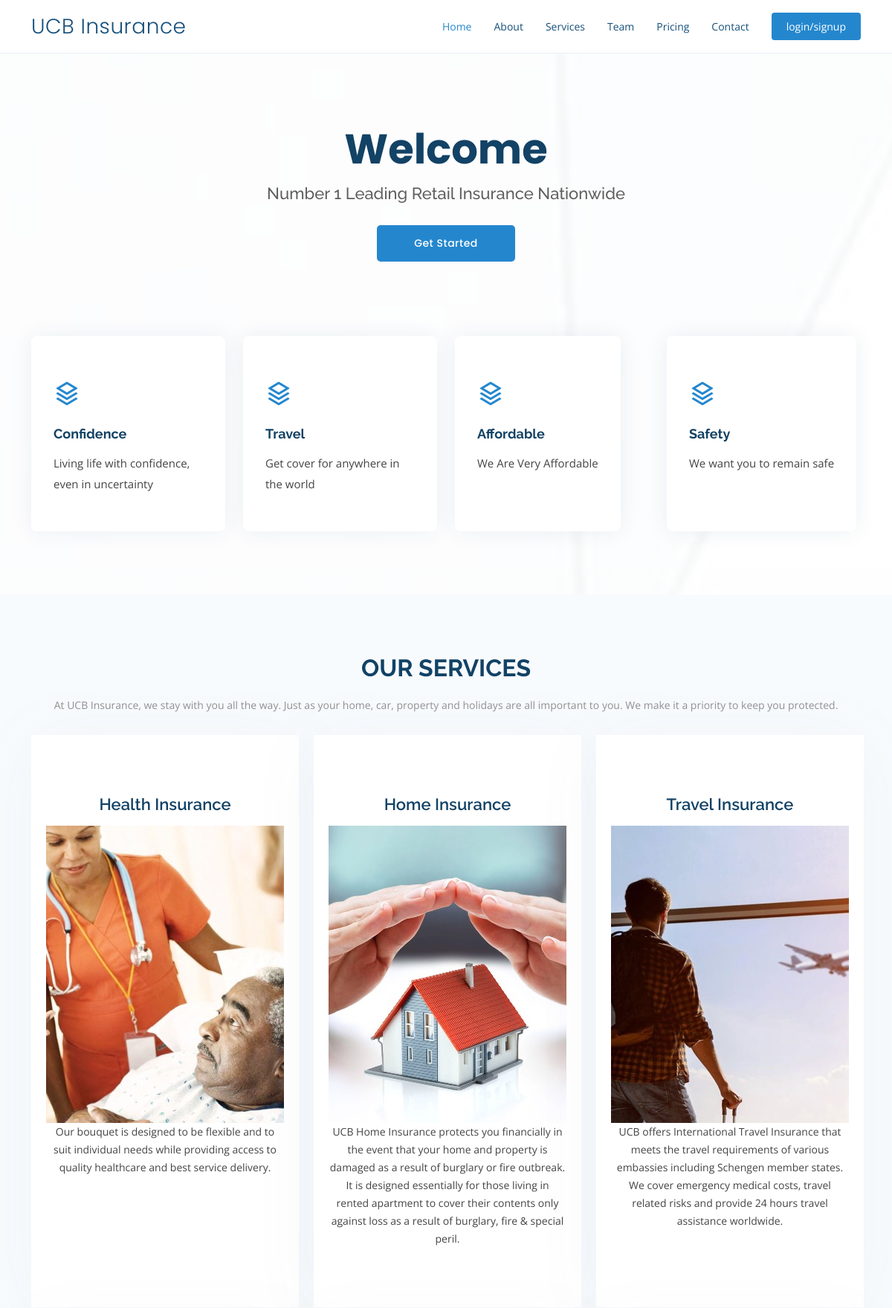
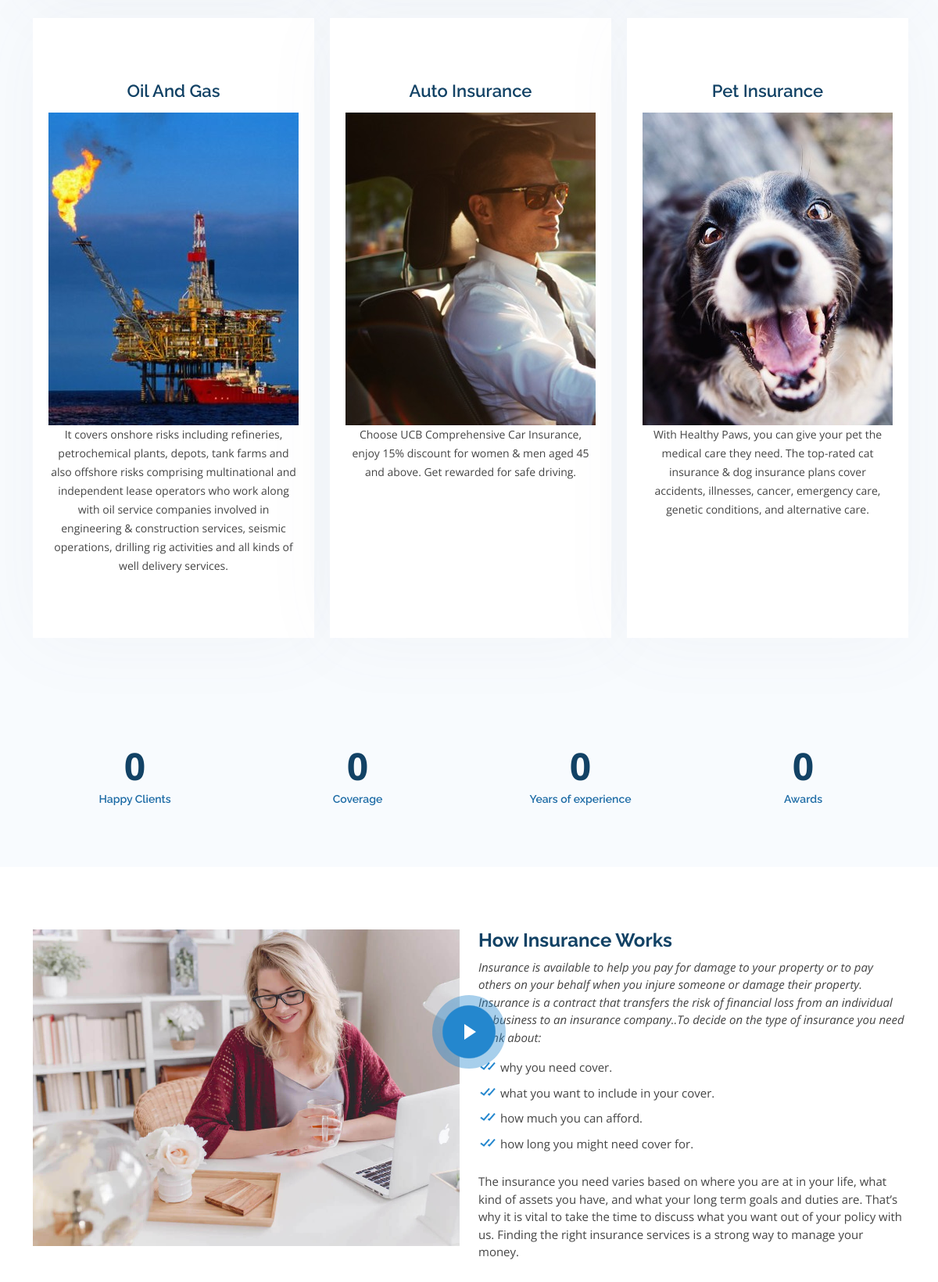
The page / (upper part) on the database its author committed (2 pictures, top to bottom).
### myapp/models.py (models this page shows)
class Feature(models.Model):
    Name = models.CharField(max_length=100, default='')
    Details = models.CharField(max_length=500, default='')

### myapp/views.py (the view)
# urls.py: path('', views.index, name='index'),
def index(request) :
    features = Feature.objects.all()
    return render(request, 'index.html', {'features': features})

### templates/index.html (shortened to what this page needs)
<!DOCTYPE html>
<html lang="en">
<head>
  <link href="../static/assets/vendor/aos/aos.css" rel="stylesheet">
  <link href="../static/assets/vendor/bootstrap/css/bootstrap.min.css" rel="stylesheet">
  <link href="../static/assets/vendor/bootstrap-icons/bootstrap-icons.css" rel="stylesheet">
  <link href="../static/assets/vendor/boxicons/css/boxicons.min.css" rel="stylesheet">
  <link href="../static/assets/vendor/glightbox/css/glightbox.min.css" rel="stylesheet">
  <link href="../static/assets/vendor/remixicon/remixicon.css" rel="stylesheet">
  <link href="../static/assets/vendor/swiper/swiper-bundle.min.css" rel="stylesheet">
  <link href="../static/assets/css/style.css" rel="stylesheet">
</head>
<body>
  <header id="header" class="fixed-top">
    <div class="container d-flex align-items-center justify-content-between">
      <h1 class="logo"><a href="index2">UCB Insurance</a></h1>
      <nav id="navbar" class="navbar">
        <ul>
          <li><a class="nav-link scrollto active" href="/">Home</a></li>
          <li><a class="nav-link scrollto" href="about">About</a></li>
          <li><a class="nav-link scrollto" href="services">Services</a></li>
          <li><a class="nav-link scrollto" href="team">Team</a></li>
          <li><a class="nav-link scrollto" href="pricing">Pricing</a></li>
          <li><a class="nav-link scrollto" href="#contact">Contact</a></li>
            {% if user.is_authenticated %}
          <li><a class="getstarted scrollto" href="logout">log out</a></li>
            {% else %}
            <li><a class="getstarted scrollto" href="login">login/signup</a></li>
            {% endif %}
        </ul>
      </nav>
    </div>
  </header>
  <section id="hero" class="d-flex align-items-center">
    <div class="container position-relative" data-aos="fade-up" data-aos-delay="100">
      <div class="row justify-content-center">
        <div class="col-xl-7 col-lg-9 text-center">
            {% if user.is_authenticated %}
            <h1>Welcome, {{ user.username }}</h1>
            {% else %}
          <h1>Welcome</h1>
            {% endif %}
          <h2>Number 1 Leading Retail Insurance Nationwide </h2>
        </div>
      </div>
      <div class="text-center">
        <a href="#about" class="btn-get-started scrollto">Get Started</a>
      </div>
      <div class="row icon-boxes">
          {% for feature in features %}
        <div class="col-md-6 col-lg-3 d-flex align-items-stretch mb-5 mb-lg-0" data-aos="zoom-in" data-aos-delay="200">
          <div class="icon-box">
            <div class="icon"><i class="ri-stack-line"></i></div>
            <h4 class="title"><a href="">{{ feature.Name }}</a></h4>
            <p class="description">{{ feature.Details }}</p>
          </div>
        </div>
          {% endfor %}
      </div>
    </div>
  </section>
  <main id="main">
    <section id="services" class="services section-bg">
      <div class="container" data-aos="fade-up">
        <div class="section-title">
          <h2>Our Services</h2>
          <p>At UCB Insurance, we stay with you all the way. Just as your home, car, property and holidays are all important to you. We make it a priority to keep you protected.</p>
        </div>
        <div class="row">
          <div class="col-lg-4 col-md-6 d-flex align-items-stretch" data-aos="zoom-in" data-aos-delay="100">
            <div class="icon-box iconbox-blue">
              <h4><a href="">Health Insurance</a></h4>
                <img src="../static/assets/img/Services/Healthi.jpg" class="testimonial-img" alt="">
              <p>Our bouquet is designed to be flexible and to suit individual needs while providing access to quality healthcare and best service delivery.</p>
            </div>
          </div>
          <div class="col-lg-4 col-md-6 d-flex align-items-stretch mt-4 mt-md-0" data-aos="zoom-in" data-aos-delay="200">
            <div class="icon-box iconbox-orange ">
              <h4><a href="">Home Insurance</a></h4>
                 <img src="../static/assets/img/Services/Hogars.jpg" class="testimonial-img" alt="">
              <p>UCB Home Insurance protects you financially in the event that your home and property is damaged as a result of burglary or fire outbreak. It is designed essentially for those living in rented apartment to cover their contents only against loss as a result of burglary, fire & special peril.</p>
            </div>
          </div>
          <div class="col-lg-4 col-md-6 d-flex align-items-stretch mt-4 mt-lg-0" data-aos="zoom-in" data-aos-delay="300">
            <div class="icon-box iconbox-pink">
              <h4><a href="">Travel Insurance</a></h4>
                 <img src="../static/assets/img/Services/travel%20in.jpg" class="testimonial-img" alt="">
              <p>UCB offers International Travel Insurance that meets the travel requirements of various embassies including Schengen member states. We cover emergency medical costs, travel related risks and provide 24 hours travel assistance worldwide.</p>
            </div>
          </div>
          <div class="col-lg-4 col-md-6 d-flex align-items-stretch mt-4" data-aos="zoom-in" data-aos-delay="100">
            <div class="icon-box iconbox-yellow">
                  <h4><a href="">Oil And Gas</a></h4>
                  <img src="../static/assets/img/Services/petrol.jpg" class="testimonial-img" alt="">
              <p>It covers onshore risks including refineries, petrochemical plants, depots, tank farms and also offshore risks comprising multinational and independent lease operators who work along with oil service companies involved in engineering & construction services, seismic operations, drilling rig activities and all kinds of well delivery services.</p>
            </div>
          </div>
          <div class="col-lg-4 col-md-6 d-flex align-items-stretch mt-4" data-aos="zoom-in" data-aos-delay="200">
            <div class="icon-box iconbox-red">
              <h4><a href="">Auto Insurance</a></h4>
                <img src="../static/assets/img/Services/motorbb.jpg" class="testimonial-img" alt="">
              <p>Choose UCB Comprehensive Car Insurance, enjoy 15% discount for women & men aged 45 and above. Get rewarded for safe driving.</p>
            </div>
          </div>
          <div class="col-lg-4 col-md-6 d-flex align-items-stretch mt-4" data-aos="zoom-in" data-aos-delay="300">
            <div class="icon-box iconbox-teal">
              <h4><a href="">Pet Insurance</a></h4>
                 <img src="../static/assets/img/Services/peti.jpg" class="testimonial-img" alt="">
              <p>With Healthy Paws, you can give your pet the medical care they need. The top-rated cat insurance & dog insurance plans cover accidents, illnesses, cancer, emergency care, genetic conditions, and alternative care.</p>
            </div>
          </div>
        </div>
      </div>
    </section>
    <section id="counts" class="counts section-bg">
      <div class="container">
        <div class="row justify-content-end">
          <div class="col-lg-3 col-md-5 col-6 d-md-flex align-items-md-stretch">
            <div class="count-box">
              <span data-purecounter-start="0" data-purecounter-end="3250" data-purecounter-duration="2" class="purecounter"></span>
              <p>Happy Clients</p>
            </div>
          </div>
          <div class="col-lg-3 col-md-5 col-6 d-md-flex align-items-md-stretch">
            <div class="count-box">
              <span data-purecounter-start="0" data-purecounter-end="92" data-purecounter-duration="2" class="purecounter"></span>
              <p>Coverage</p>
            </div>
          </div>
          <div class="col-lg-3 col-md-5 col-6 d-md-flex align-items-md-stretch">
            <div class="count-box">
              <span data-purecounter-start="0" data-purecounter-end="28" data-purecounter-duration="2" class="purecounter"></span>
              <p>Years of experience</p>
            </div>
          </div>
          <div class="col-lg-3 col-md-5 col-6 d-md-flex align-items-md-stretch">
            <div class="count-box">
              <span data-purecounter-start="0" data-purecounter-end="37" data-purecounter-duration="2" class="purecounter"></span>
              <p>Awards</p>
            </div>
          </div>
        </div>
      </div>
    </section>
    <section id="about-video" class="about-video">
      <div class="container" data-aos="fade-up">
        <div class="row">
          <div class="col-lg-6 video-box align-self-baseline" data-aos="fade-right" data-aos-delay="100">
            <img src="../static/assets/img/about-video.jpg" class="img-fluid" alt="">
            <a href="https://www.youtube.com/watch?v=3ctoSEQsY54" class="glightbox play-btn mb-4" data-vbtype="video" data-autoplay="true" ></a>
          </div>
          <div class="col-lg-6 pt-3 pt-lg-0 content" data-aos="fade-left" data-aos-delay="100">
            <h3>How Insurance Works</h3>
            <p class="fst-italic">
              Insurance is available to help you pay for damage to your property or to pay others on your behalf when you injure someone or damage their property. Insurance is a contract that transfers the risk of financial loss from an individual or business to an insurance company..To decide on the type of insurance you need think about:
            </p>
            <ul>
              <li><i class="bx bx-check-double"></i> why you need cover.</li>
              <li><i class="bx bx-check-double"></i> what you want to include in your cover.</li>
              <li><i class="bx bx-check-double"></i> how much you can afford.</li>
              <li><i class="bx bx-check-double"></i> how long you might need cover for.</li>
            </ul>
            <p>
               The insurance you need varies based on where you are at in your life, what kind of assets you have, and what your long term goals and duties are. That’s why it is vital to take the time to discuss what you want out of your policy with us. Finding the right insurance services is a strong way to manage your money.
            </p>
          </div>
        </div>
      </div>
    </section>
  </main>
</body>
</html>

### rows shown on the page
Feature: Name "Confidence", Details "Living life with confidence, even in uncertainty"
Feature: Name "Travel", Details "Get cover for anywhere in the world"
Feature: Name "Affordable", Details "We Are Very Affordable"
Feature: Name "Safety", Details "We want you to remain safe"
